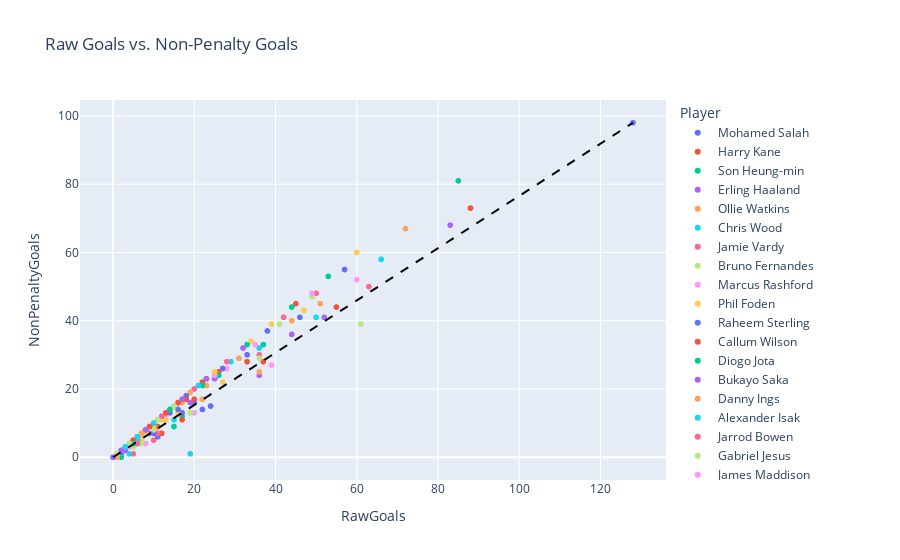

Source (notebook cell):
### Code cell
# Execute the SQL query
query = """
SELECT 
    p.Name AS Player, p.Position AS Position, ps.Team AS Team,
    SUM(ps.Goals) AS RawGoals, 
    SUM(ps.NonPenaltyGoals) AS NonPenaltyGoals
FROM 
    PlayerStatistics ps
JOIN 
    Players p ON ps.Player = p.Name
GROUP BY 
    p.Name
ORDER BY 
    RawGoals DESC;
"""
df = pd.read_sql(query, conn)

# Create the interactive scatter plot
fig = px.scatter(df, x="RawGoals", y="NonPenaltyGoals", color="Player", hover_name="Player",
                 title="Raw Goals vs. Non-Penalty Goals", hover_data=["Position", "Team"])

# Add a diagonal line
fig.add_shape(type="line",
              x0=0, y0=0,
              x1=df['RawGoals'].max(), y1=df['NonPenaltyGoals'].max(),
              line=dict(color="Black", dash="dash"))

fig.update_layout(showlegend=True)
fig.show()
